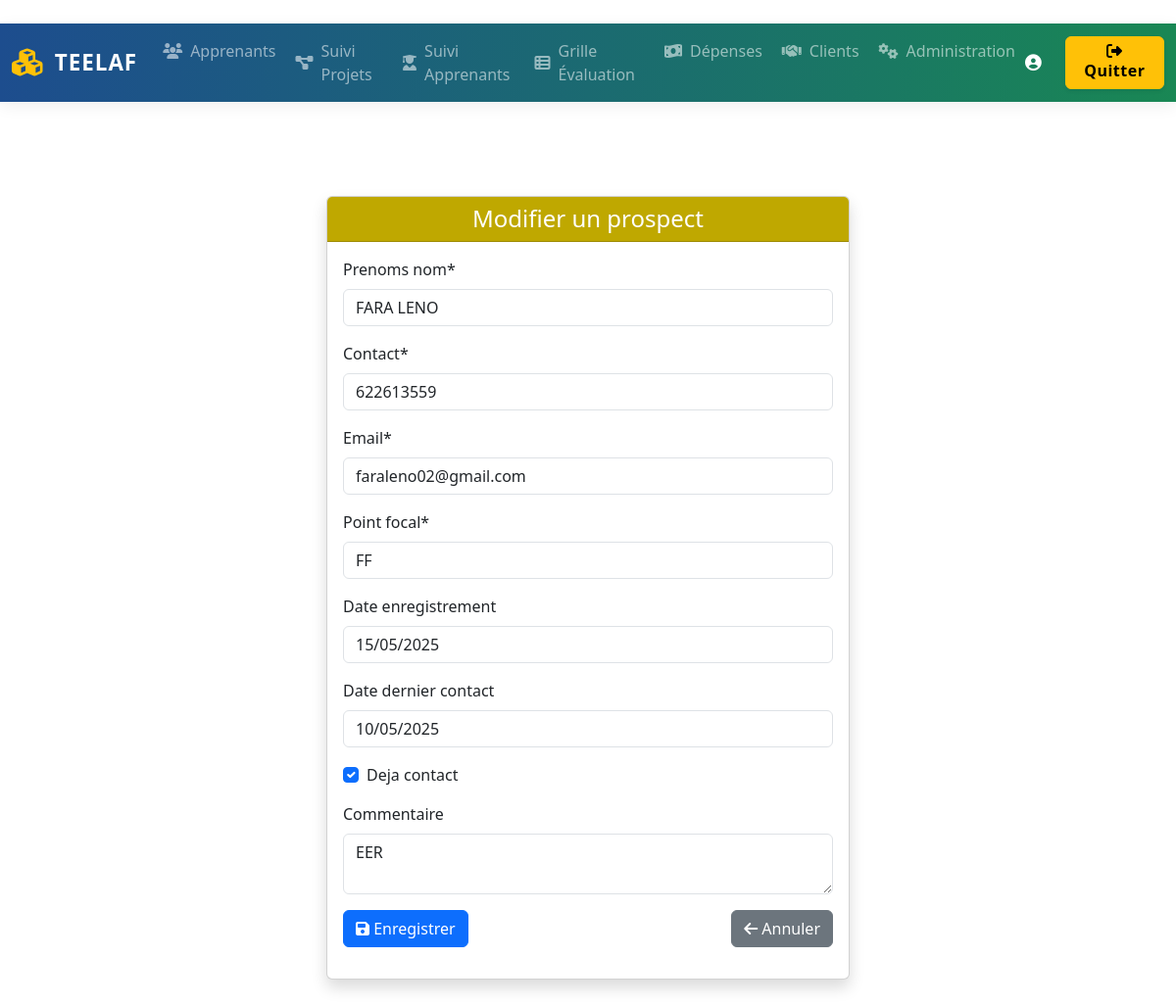
Screenshot of /clients/prospects/edit/2/ with the database file from the repository.
### teelaf/clients/models.py (models this page shows, shortened)
class ClientProspect(models.Model):
    matricule = models.CharField(max_length=50, unique=True)
    date_enregistrement = models.DateField(blank=True, null=True)
    prenoms_nom = models.CharField(max_length=150)
    point_focal = models.CharField(max_length=100)
    deja_contact = models.BooleanField(default=False)
    email = models.EmailField()
    contact = models.CharField(max_length=50)
    date_dernier_contact = models.DateField(blank=True, null=True)
    commentaire = models.TextField(blank=True)

### teelaf/clients/views.py (the view)
# urls.py: path('prospects/edit/<int:pk>/', views.client_prospect_edit, name='client_prospect_edit'),
def client_prospect_edit(request, pk):
    prospect = get_object_or_404(ClientProspect, pk=pk)
    if request.method == 'POST':
        form = ClientProspectForm(request.POST, instance=prospect)
        if form.is_valid():
            form.save()
            messages.success(request, "Prospect modifié avec succès.")
            return redirect('manage_clients_prospects')
    else:
        form = ClientProspectForm(instance=prospect)
    return render(request, 'clients/client_prospect_edit.html', {'form': form, 'prospect': prospect})

### teelaf/templates/clients/client_prospect_edit.html (shortened to what this page needs)
{% extends 'base.html' %}
{% load crispy_forms_tags %}
{% block content %}
<div class="container mt-5 mb-5">
    <div class="row justify-content-center">
        <div class="col-12 col-md-8 col-lg-6">
            <div class="card shadow">
                <div class="card-header text-center" style="background: #bfa800; color: #fff;">
                    <h4 class="mb-0">Modifier un prospect</h4>
                </div>
                <div class="card-body">
                    <form method="post">
                        {{ form|crispy }}
                        <div class="d-flex justify-content-between mt-3">
                            <button type="submit" class="btn btn-primary">
                                <i class="fas fa-save"></i> Enregistrer
                            </button>
                            <a href="{% url 'manage_clients_prospects' %}" class="btn btn-secondary">
                                <i class="fas fa-arrow-left"></i> Annuler
                            </a>
                        </div>
                    </form>
                </div>
            </div>
        </div>
    </div>
</div>
{% endblock %}

### rows the page displays
ClientProspect: prenoms_nom "FARA LENO", contact "622613559", email "faraleno02@gmail.com", point_focal "FF", date_enregistrement "15/05/2025", date_dernier_contact "10/05/2025", deja_contact "☑", commentaire "EER"
